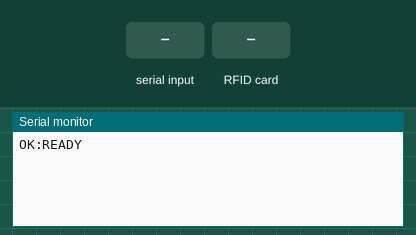
The sketch below on a simulated Arduino Uno, built with avr-gcc and run on an emulated ATmega328P. Parts: the last lines printed to the serial monitor. The test bench sets the inputs (shaded band).

Above: at 1.2 s.
1.3 s: "1\n" received over Serial
At 2.5 s:
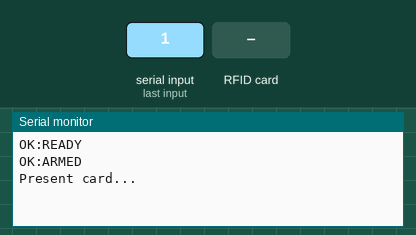
2.8 s: RFID card 5E 7A 19 C4 held to the reader
At 4.2 s:
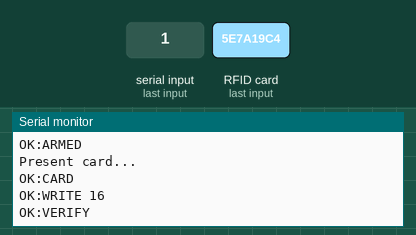

Measured:
- after the input at 1.3 s, the serial monitor: prints a new line at once (image 1)
- after the input at 2.8 s, the serial monitor: prints a new line at once (image 2)

The sketch:

arduino.ino
```cpp
/*
  RFID Passkey Writer (PATCHED)
  - Writes FULL JSON or token string to MIFARE Classic 1K
  - Skips trailer blocks (safe)
  - Verifies by reading back and comparing (prefix up to first '\0')
  - Echoes status lines:
      OK:READY
      OK:CARD
      OK:WRITE <bytes>
      OK:VERIFY
      ERR:TOO_LONG <needed>/<capacity>
      ERR:AUTH <sector>
      ERR:WRITE <block>
      ERR:READBACK
      ERR:NO_CARD
*/

#include <SPI.h>
#include <MFRC522.h>

#define SS_PIN 10
#define RST_PIN 9

MFRC522 mfrc522(SS_PIN, RST_PIN);
const byte DEFAULT_KEY[6] = {0xFF,0xFF,0xFF,0xFF,0xFF,0xFF};

String incoming;

struct Capacity {
  int dataBlocks;  // total data blocks writable
  int bytes;       // dataBlocks * 16
};

// For MIFARE Classic 1K: sectors 1..15, blocks per sector: 4 * 16 bytes (block 3 is trailer), so 3 data blocks/sector.
// That yields 15 * 3 = 45 blocks => 720 bytes.
Capacity getCapacityClassic1K() {
  Capacity c;
  c.dataBlocks = 15 * 3;
  c.bytes = c.dataBlocks * 16;
  return c;
}

bool authSector(byte sector, MFRC522::MIFARE_Key &key) {
  byte trailerBlock = sector * 4 + 3;
  MFRC522::StatusCode st = mfrc522.PCD_Authenticate(MFRC522::PICC_CMD_MF_AUTH_KEY_A, trailerBlock, &key, &(mfrc522.uid));
  return st == MFRC522::STATUS_OK;
}

bool writeDataClassic1K(const String &s, String &err, int &writtenBytes) {
  writtenBytes = 0;
  Capacity cap = getCapacityClassic1K();

  int needed = s.length() + 1; // include terminating 0
  if (needed > cap.bytes) {
    err = String("ERR:TOO_LONG ") + needed + "/" + cap.bytes;
    return false;
  }

  MFRC522::MIFARE_Key key;
  for (byte i=0;i<6;i++) key.keyByte[i] = DEFAULT_KEY[i];

  int idx = 0;
  // Iterate sectors 1..15
  for (byte sector = 1; sector <= 15; sector++) {
    if (!authSector(sector, key)) {
      err = String("ERR:AUTH ") + sector;
      return false;
    }
    // data blocks within sector: block 0..2
    for (byte b = 0; b <= 2; b++) {
      byte blockAddr = sector * 4 + b;
      byte buf[16];
      for (int i=0; i<16; i++) {
        if (idx < s.length()) {
          buf[i] = (byte)s[idx++];
        } else if (idx == s.length()) {
          buf[i] = 0; // terminator
          idx++;
        } else {
          buf[i] = 0;
        }
      }
      MFRC522::StatusCode st = mfrc522.MIFARE_Write(blockAddr, buf, 16);
      if (st != MFRC522::STATUS_OK) {
        err = String("ERR:WRITE ") + blockAddr;
        return false;
      }
      writtenBytes += 16;
      if (idx > s.length()) {
        // fully written including terminator; zeroed remainder of this & later blocks already by loop
        return true;
      }
    }
  }
  return true;
}

bool readBackClassic1K(String &out) {
  out = "";
  MFRC522::MIFARE_Key key;
  for (byte i=0;i<6;i++) key.keyByte[i] = DEFAULT_KEY[i];

  // Read in same order, stop at 0 byte
  for (byte sector = 1; sector <= 15; sector++) {
    if (!authSector(sector, key)) return false;
    for (byte b = 0; b <= 2; b++) {
      byte blockAddr = sector * 4 + b;
      byte buf[18]; byte size = sizeof(buf);
      MFRC522::StatusCode st = mfrc522.MIFARE_Read(blockAddr, buf, &size);
      if (st != MFRC522::STATUS_OK) return false;
      for (int i=0;i<16;i++) {
        char c = (char)buf[i];
        if (c == '\0') return true;
        out += c;
      }
    }
  }
  return true;
}

void waitForCard() {
  while (!mfrc522.PICC_IsNewCardPresent()) delay(50);
  while (!mfrc522.PICC_ReadCardSerial()) delay(50);
}

void setup() {
  Serial.begin(115200);
  incoming.reserve(1024);
  SPI.begin();
  mfrc522.PCD_Init();
  Serial.println("OK:READY");
}

void loop() {
  // collect a line from serial
  while (Serial.available()) {
    char c = (char)Serial.read();
    if (c == '\r') continue;
    if (c == '\n') {
      incoming.trim();
      if (incoming.length() > 0) {
        Serial.println("OK:ARMED");   // we got a line, ask for card
        Serial.println("Present card...");
        waitForCard();
        Serial.println("OK:CARD");

        String err; int written = 0;
        bool ok = writeDataClassic1K(incoming, err, written);
        if (!ok) {
          Serial.println(err);
        } else {
          Serial.print("OK:WRITE ");
          Serial.println(written);

          // verify
          String rb;
          if (!readBackClassic1K(rb)) {
            Serial.println("ERR:READBACK");
          } else {
            // Compare only up to original length (writer pads with zeros)
            if (rb.length() >= incoming.length() && rb.substring(0, incoming.length()) == incoming) {
              Serial.println("OK:VERIFY");
            } else {
              Serial.println("ERR:MISMATCH");
              Serial.print("READ:");
              Serial.println(rb);
            }
          }
        }

        // Halt/stop
        mfrc522.PICC_HaltA();
        mfrc522.PCD_StopCrypto1();
      }
      incoming = "";
    } else {
      incoming += c;
      // simple guard
      if (incoming.length() > 1200) {
        // avoid runaway; MIFARE Classic 1K realistically supports ~720 bytes data
        incoming = incoming.substring(0, 1200);
      }
    }
  }
}
```
